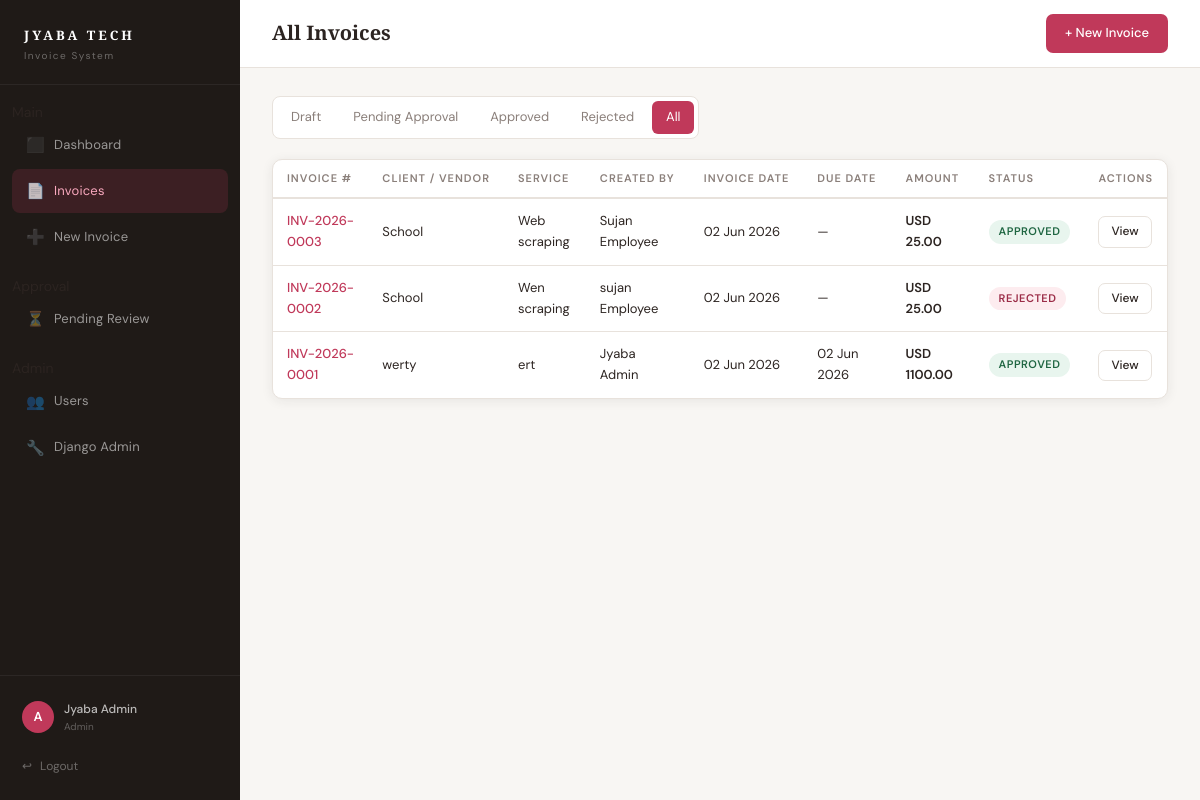
The page /invoices/ (signed in) on the database as committed earlier.
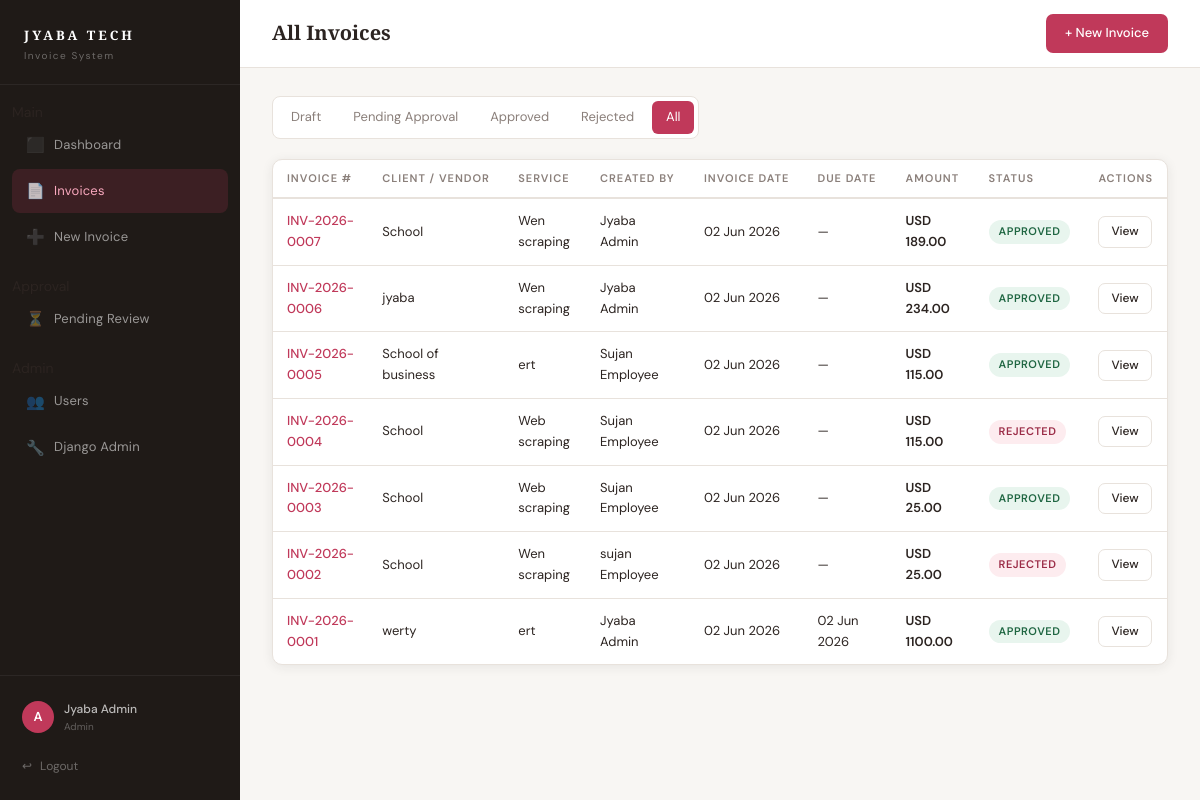
The same page on the database as committed later.
### invoices/models.py (models this page shows, shortened)
class Invoice(models.Model):
    STATUS_CHOICES = [
        ('draft', 'Draft'),
        ('pending', 'Pending Approval'),
        ('approved', 'Approved'),
        ('rejected', 'Rejected'),
    ]
    CURRENCY_CHOICES = [
        ('USD', 'USD - US Dollar'),
        ('EUR', 'EUR - Euro'),
        ('GBP', 'GBP - British Pound'),
        ('PKR', 'PKR - Pakistani Rupee'),
        ('INR', 'INR - Indian Rupee'),
    ]
    invoice_number = models.CharField(max_length=50, unique=True, blank=True)
    created_by = models.ForeignKey(
        User, on_delete=models.CASCADE, related_name='created_invoices'
    )
    vendor_client = models.CharField(max_length=200, verbose_name="Vendor / Client Name")
    vendor_email  = models.EmailField(blank=True, verbose_name="Vendor / Client Email")
    vendor_address = models.TextField(blank=True, verbose_name="Vendor / Client Address")
    service_title = models.CharField(max_length=300, verbose_name="Service Title")
    notes = models.TextField(blank=True)
    invoice_date = models.DateField(default=timezone.now)
    due_date = models.DateField(null=True, blank=True)
    currency = models.CharField(max_length=3, choices=CURRENCY_CHOICES, default='USD')
    tax_rate = models.DecimalField(
        max_digits=5, decimal_places=2, default=0,
        help_text="Tax percentage, e.g. 15 for 15%"
    )
    status = models.CharField(max_length=20, choices=STATUS_CHOICES, default='draft')
    approved_by = models.ForeignKey(
        User, on_delete=models.SET_NULL, null=True, blank=True,
        related_name='approved_invoices'
    )
    approved_at = models.DateTimeField(null=True, blank=True)
    rejection_reason = models.TextField(blank=True)
    created_at = models.DateTimeField(auto_now_add=True)
    updated_at = models.DateTimeField(auto_now=True)
    class Meta:
        ordering = ['-created_at']
    def get_subtotal(self):
        return sum(item.total for item in self.line_items.all())
    def get_tax_amount(self):
        return (self.get_subtotal() * self.tax_rate) / 100
    def get_grand_total(self):
        return self.get_subtotal() + self.get_tax_amount()

class LineItem(models.Model):
    invoice = models.ForeignKey(
        Invoice, on_delete=models.CASCADE, related_name='line_items'
    )
    description = models.CharField(max_length=300)
    units = models.DecimalField(max_digits=10, decimal_places=2, default=1)
    unit_price = models.DecimalField(max_digits=10, decimal_places=2)
    @property
    def total(self):
        return self.units * self.unit_price

### invoices/views.py (the view)
# urls.py: path('invoices/',              views.invoice_list,   name='invoice_list'),
@login_required
def invoice_list(request):
    role = get_user_role(request.user)
    status_filter = request.GET.get('status', '')
    if role in ['admin', 'manager']:
        invoices = Invoice.objects.select_related('created_by').all()
    else:
        invoices = Invoice.objects.filter(created_by=request.user)
    if status_filter:
        invoices = invoices.filter(status=status_filter)
    return render(request, 'invoices/invoice_list.html', {
        'invoices': invoices,
        'status_filter': status_filter,
        'role': role,
        'status_choices': Invoice.STATUS_CHOICES,
    })

### invoices/views.py (called while the page is built)
def get_user_role(user):
    try:
        return user.profile.role
    except UserProfile.DoesNotExist:
        return 'employee'

### templates/invoices/invoice_list.html (shortened to what this page needs)
{% extends 'base.html' %}
{% block page_title %}All Invoices{% endblock %}
{% block topbar_actions %}
  <a href="{% url 'invoice_create' %}" class="btn btn-primary">+ New Invoice</a>
{% endblock %}
{% block content %}
<div style="display:flex; gap:4px; margin-bottom:20px; background:var(--bg-card); border:1px solid var(--border); border-radius:8px; padding:4px; width:fit-content;">
  {% for s_val, s_label in status_choices %}
  <a href="?status={{ s_val }}"
     style="padding:6px 14px; border-radius:6px; font-size:13px; text-decoration:none;
            {% if status_filter == s_val %}background:var(--brand); color:white;{% else %}color:var(--text-muted);{% endif %}">
    {{ s_label }}
  </a>
  {% endfor %}
  <a href="{% url 'invoice_list' %}"
     style="padding:6px 14px; border-radius:6px; font-size:13px; text-decoration:none;
            {% if not status_filter %}background:var(--brand); color:white;{% else %}color:var(--text-muted);{% endif %}">
    All
  </a>
</div>
<div class="card">
  <div class="table-wrap">
    <table>
      <thead>
        <tr>
          <th>Invoice #</th>
          <th>Client / Vendor</th>
          <th>Service</th>
          {% if role in 'admin,manager' %}<th>Created By</th>{% endif %}
          <th>Invoice Date</th>
          <th>Due Date</th>
          <th>Amount</th>
          <th>Status</th>
          <th>Actions</th>
        </tr>
      </thead>
      <tbody>
        {% for inv in invoices %}
        <tr>
          <td><a href="{% url 'invoice_detail' inv.pk %}">{{ inv.invoice_number }}</a></td>
          <td>{{ inv.vendor_client }}</td>
          <td>{{ inv.service_title|truncatechars:35 }}</td>
          {% if role in 'admin,manager' %}
          <td>{{ inv.created_by.get_full_name|default:inv.created_by.username }}</td>
          {% endif %}
          <td>{{ inv.invoice_date|date:"d M Y" }}</td>
          <td>{{ inv.due_date|date:"d M Y"|default:"—" }}</td>
          <td style="font-weight:600;">{{ inv.currency }} {{ inv.get_grand_total|floatformat:2 }}</td>
          <td><span class="badge badge-{{ inv.status }}">{{ inv.get_status_display }}</span></td>
          <td style="white-space:nowrap;">
            <a href="{% url 'invoice_detail' inv.pk %}" class="btn btn-outline btn-sm">View</a>
          </td>
        </tr>
        {% empty %}
        <tr>
          <td colspan="9" style="text-align:center; padding:40px; color:var(--text-muted);">
            No invoices found. <a href="{% url 'invoice_create' %}">Create one →</a>
          </td>
        </tr>
        {% endfor %}
      </tbody>
    </table>
  </div>
</div>
{% endblock %}

Rows that differ between the two databases and show on the page:
added Invoice: invoice_number "INV-2026-0007", vendor_client "School", service_title "Wen scraping", created_by.get_full_name "Jyaba Admin", invoice_date "02 Jun 2026", due_date "—", currency "USD", get_grand_total "189.00", status "APPROVED"
added Invoice: invoice_number "INV-2026-0006", vendor_client "jyaba", service_title "Wen scraping", created_by.get_full_name "Jyaba Admin", invoice_date "02 Jun 2026", due_date "—", currency "USD", get_grand_total "234.00", status "APPROVED"
added Invoice: invoice_number "INV-2026-0005", vendor_client "School of business", service_title "ert", created_by.get_full_name "Sujan Employee", invoice_date "02 Jun 2026", due_date "—", currency "USD", get_grand_total "115.00", status "APPROVED"
added Invoice: invoice_number "INV-2026-0004", vendor_client "School", service_title "Web scraping", created_by.get_full_name "Sujan Employee", invoice_date "02 Jun 2026", due_date "—", currency "USD", get_grand_total "115.00", status "REJECTED"
